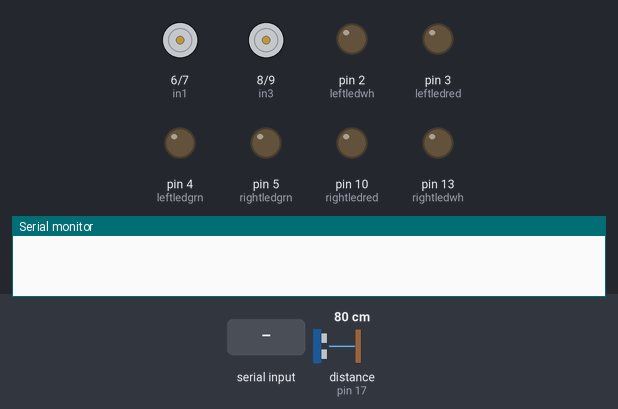
Bench run of a sketch on a simulated Arduino Uno, built with avr-gcc and run on an emulated ATmega328P. Parts: motor-driver pin pairs drawn as motors (green arrow = first pin HIGH = forward, orange = second pin HIGH = backward, longer = more drive), output pins drawn as LEDs (lit = HIGH), the last lines printed to the serial monitor. The inputs (shaded band) are chosen by the test bench; at power-on: distance to the obstacle (sensor on pin 17) 80 cm. The echo pulse lasts 58.3 µs per cm; pins used as bus, display or sensor lines are not drawn.

Above: at 1.2 s.
1.3 s: "4" received over Serial
At 2.35 s:
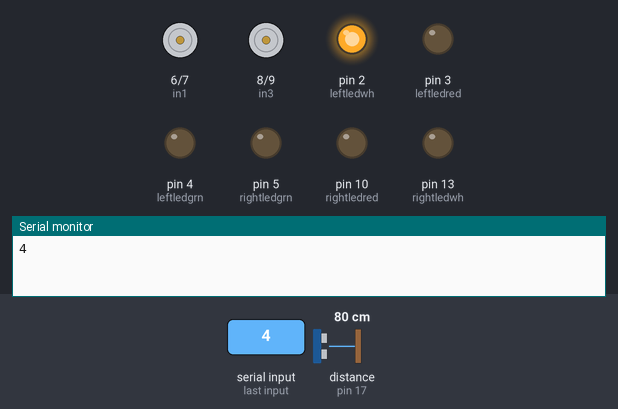
4.3 s: "1" received over Serial
At 6.7 s:
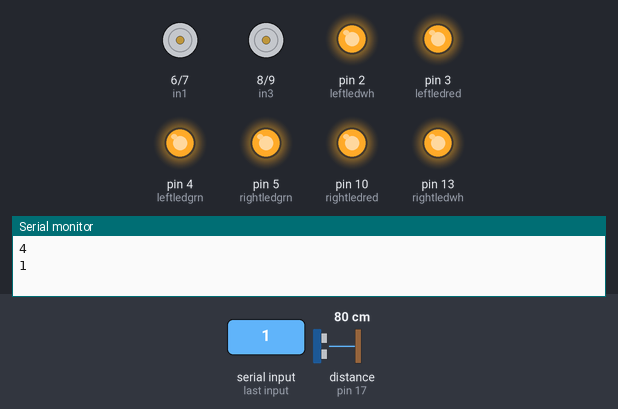
7.3 s: "2" received over Serial
At 8.8 s:
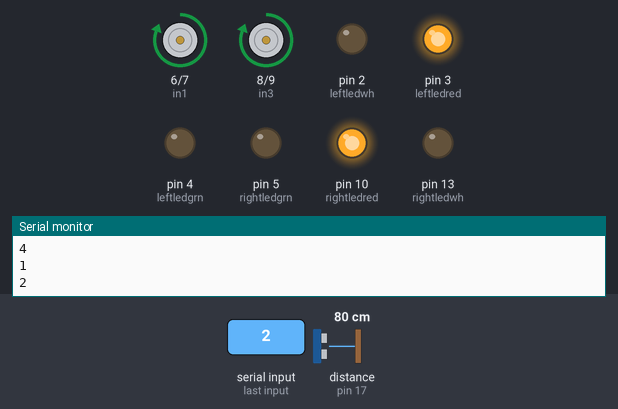
9.8 s: "0" received over Serial
At 11.5 s:
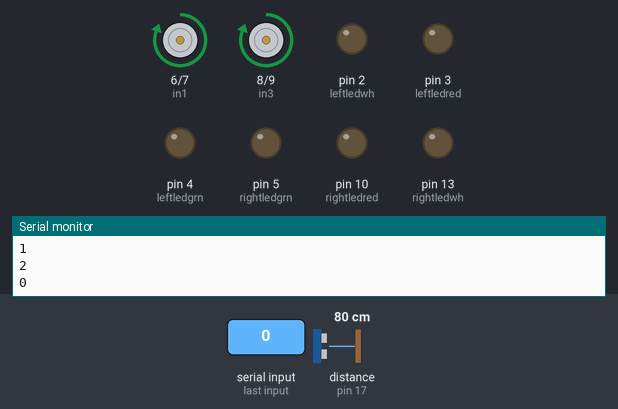
11.8 s: "3" received over Serial
At 12.9 s:
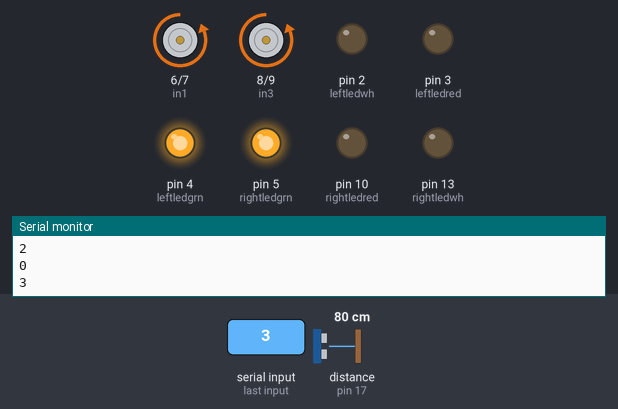
13.3 s: "5" received over Serial
At 14.6 s:
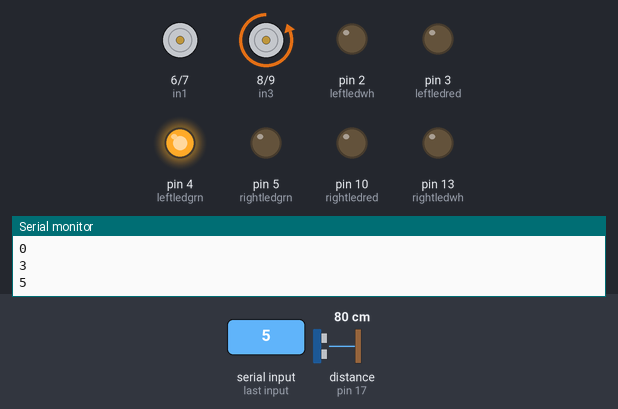
Timing chart, 0 to 16.3 s (numbered marks = the images above; inputs shaded):
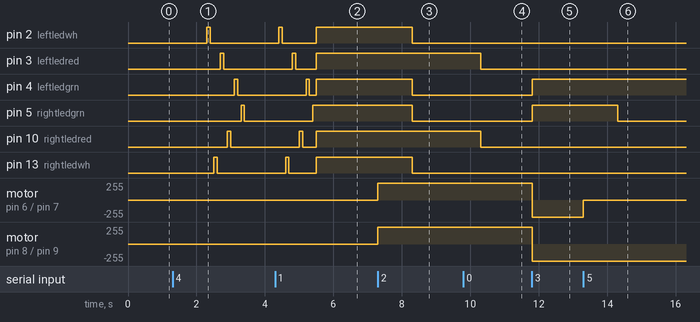

The sketch:

mitcodesforRobotplatinigroup.ino
```cpp
//-------ultrasonic codes-------------
const int triggerpin = 18;//trigger alert pin
const int echopin    = 17;//receive distance from obstacle approaching
long duration,distance_inches,distance_cm;

//----------signal leds--------------
const int leftledwh  = 2;
const int rightledwh = 13;

const int leftledred  = 3;
const int rightledred = 10;

const int leftledgrn  = 4;
const int rightledgrn = 5;
//-----------------------------------
char data=0;
void setup() {

//------------ultrasonic codes
pinMode(triggerpin,OUTPUT);
pinMode(echopin,INPUT);

//Set pins as outputs
    pinMode(8, OUTPUT);//in3
    pinMode(7, OUTPUT);//in2
    pinMode(6, OUTPUT);//in1
    pinMode(9, OUTPUT);//in4
    pinMode(13,OUTPUT);
    //Motor Control - Motor A: motorPin1,motorpin2 & Motor B: motorpin3,motorpin4
// initialize serial communication at 9600 bits per second:
Serial.begin(9600);

//--------signalling leds--------------
pinMode(leftledwh,OUTPUT);
pinMode(rightledwh,OUTPUT);
pinMode(leftledred,OUTPUT);
pinMode(rightledred,OUTPUT);
pinMode(leftledgrn,OUTPUT);
pinMode(rightledgrn,OUTPUT);

}
void loop() {
//if some date is sent, reads it and saves in state
if(Serial.available() > 0)
{
  data = Serial.read();

  Serial.println(data);
}

  //-------------------------------------------------------
   if(data == '1')            //Checks whether value of data is equal to 1
   {
      digitalWrite(leftledwh, HIGH);  //If value is 1 then LED turns ON
      digitalWrite(rightledwh, HIGH);
      digitalWrite(leftledred, HIGH);  //If value is 1 then LED turns ON
      digitalWrite(rightledred, HIGH);
      digitalWrite(leftledgrn, HIGH);  //If value is 1 then LED turns ON
      digitalWrite(rightledgrn, HIGH);
   }

   if(data == '0')       //Checks whether value of data is equal to 0
   {
      digitalWrite(leftledwh, LOW);
      digitalWrite(rightledwh, LOW);
      digitalWrite(leftledred, LOW);
      digitalWrite(rightledred, LOW);
      digitalWrite(leftledgrn, LOW);
      digitalWrite(rightledgrn, LOW);
   }

   if(data =='2')
   {
     //backward
     digitalWrite(8, 180);
     digitalWrite(6, 180);
     digitalWrite(7, 0);
     digitalWrite(9, 0);
     delay(1000);

      digitalWrite(leftledwh, LOW);
      digitalWrite(rightledwh, LOW);
      digitalWrite(leftledred, HIGH);
      digitalWrite(rightledred, HIGH);
      digitalWrite(leftledgrn, LOW);
      digitalWrite(rightledgrn, LOW);

   }

     if(data =='3')
   {
   digitalWrite(triggerpin,LOW);
   delayMicroseconds(2);
   digitalWrite(triggerpin,HIGH);
   delayMicroseconds(10);
   digitalWrite(triggerpin,LOW);

   duration=pulseIn(echopin,HIGH);
   distance_inches = microSecondsToInches(duration);
   distance_cm     = microSecondsToCentimeters(duration);

     //forward
     digitalWrite(7, 180);
     digitalWrite(9, 180);
     digitalWrite(6, 0);
     digitalWrite(8, 0);


      digitalWrite(leftledwh, LOW);
      digitalWrite(rightledwh, LOW);
      digitalWrite(leftledred,  LOW);
      digitalWrite(rightledred, LOW);
      digitalWrite(leftledgrn,  HIGH);
      digitalWrite(rightledgrn, HIGH);


     if(distance_cm <= 23)
     {
      //stop
     digitalWrite(6, 0);
     digitalWrite(8, 0);
     digitalWrite(9, 0);
     digitalWrite(7, 0);
     }

   }

     if(data =='4')
   {
     //stop
     digitalWrite(6, 0);
     digitalWrite(8, 0);
     digitalWrite(9, 0);
     digitalWrite(7, 0);
     delay(1000);

      digitalWrite(leftledwh, HIGH);
      delay(100);
      digitalWrite(leftledwh, LOW);
      delay(100);
      digitalWrite(rightledwh, HIGH);
      delay(100);
      digitalWrite(rightledwh, LOW);
      delay(100);
      digitalWrite(leftledred,  HIGH);
      delay(100);
      digitalWrite(leftledred,  LOW);
      delay(100);
      digitalWrite(rightledred, HIGH);
      delay(100);
      digitalWrite(rightledred, LOW);
      delay(100);
      digitalWrite(leftledgrn,  HIGH);
      delay(100);
      digitalWrite(leftledgrn,  LOW);
      delay(100);
      digitalWrite(rightledgrn, HIGH);
      delay(100);
      digitalWrite(rightledgrn, LOW);
   }

       if(data =='5')
   {
     //left
     digitalWrite(9, 180);
     digitalWrite(7, 0);
     digitalWrite(6, 0);
     digitalWrite(8, 0);
     delay(1000);

      digitalWrite(leftledwh, LOW);
      digitalWrite(rightledwh, LOW);
      digitalWrite(leftledred,  LOW);
      digitalWrite(rightledred, LOW);
      digitalWrite(leftledgrn,  HIGH);
      digitalWrite(rightledgrn, LOW);

   }

        if(data =='6')
   {
     //right
     digitalWrite(9, 0);
     digitalWrite(7, 180);
     digitalWrite(6, 0);
     digitalWrite(8, 0);
     delay(1000);

      digitalWrite(leftledwh, LOW);
      digitalWrite(rightledwh, LOW);
      digitalWrite(leftledred,  LOW);
      digitalWrite(rightledred, LOW);
      digitalWrite(leftledgrn,  LOW);
      digitalWrite(rightledgrn, HIGH);

   }
  }


long microSecondsToInches(long microseconds)
{
    return microseconds / 74/2;
}

long microSecondsToCentimeters(long microseconds)
{
   return microseconds /29/2;
}
```

Measured:
- after the input at 1.3 s, pin 2 (leftledwh): LOW → HIGH after 1.0 s, → LOW 0.10 s later; pin 3 (leftledred): LOW → HIGH after 1.4 s, → LOW 0.10 s later; pin 4 (leftledgrn): LOW → HIGH after 1.8 s, → LOW 0.10 s later; pin 5 (rightledgrn): LOW → HIGH after 2.0 s, → LOW 0.10 s later; pin 10 (rightledred): LOW → HIGH after 1.6 s, → LOW 0.10 s later
- after the input at 4.3 s, pin 5 (rightledgrn): goes on until 5.4 s, then stays HIGH
- after the input at 7.3 s, pin 2 (leftledwh), pin 4 (leftledgrn), pin 5 (rightledgrn), pin 13 (rightledwh): HIGH → LOW after 1.0 s; motor on pin 6 (in1) / pin 7 (in2), motor on pin 8 (in3) / pin 9 (in4): stopped → forward 255/255 at once
- after the input at 9.8 s, pin 3 (leftledred), pin 10 (rightledred): HIGH → LOW after 0.50 s
- after the input at 11.8 s, pin 4 (leftledgrn), pin 5 (rightledgrn): LOW → HIGH at once; motor on pin 6 (in1) / pin 7 (in2), motor on pin 8 (in3) / pin 9 (in4): forward 255/255 → backward 255/255 at once
- after the input at 13.3 s, pin 5 (rightledgrn): HIGH → LOW after 1.0 s; motor on pin 6 (in1) / pin 7 (in2): backward 255/255 → stopped at once
